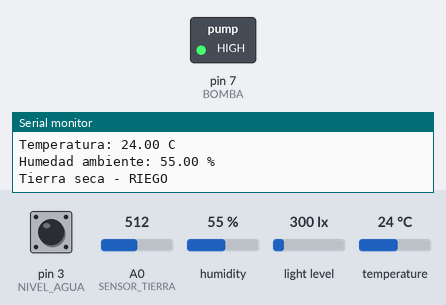
The sketch below on a simulated Arduino Uno, built with avr-gcc and run on an emulated ATmega328P. Parts: switched loads named in the sketch (green lamp = pin HIGH), the last lines printed to the serial monitor. Inputs (shaded band) come from the test bench; at power-on: A0 (SENSOR_TIERRA) = 512, pin 3 (NIVEL_AGUA) HIGH, humidity 55 %, light level 300 lx, temperature 24 °C.

Above: at 1.2 s.
1.3 s: A0 (SENSOR_TIERRA) set to 336
At 6.3 s:
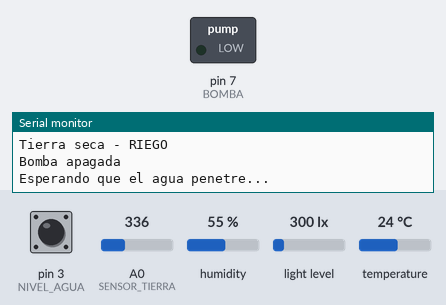
6.7 s: A0 (SENSOR_TIERRA) set to 300
Timing chart, 0 to 9.7 s (numbered marks = the images above; inputs shaded):
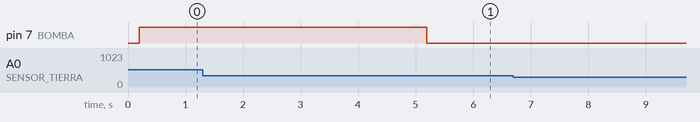

The sketch:

violeta_africana.ino
```cpp
/*
 * Smart Plant Bot - Perfil: Violeta africana (Saintpaulia ionantha)
 *
 * Basado en el sketch de prueba ya verificado en protoboard.
 * Mismos pines, misma calibracion, misma estructura.
 * Lo unico que cambia: los umbrales salen del perfil de la planta.
 *
 * Categoria hidrica: TROPICAL
 *   umbralRiego  45 %   -> riega cuando la humedad baja de 45 %
 *   dosisMs      5000 ms -> 5 segundos de bomba
 *   esperaHoras  24 h    -> no vuelve a regar antes de 24 h
 *
 * IMPORTANTE para esta especie: el gotero tiene que descargar en el
 * sustrato, NUNCA sobre la roseta. El agua sobre la hoja pilosa mancha
 * y favorece pudricion de corona.
 */

#include <Wire.h>
#include <BH1750.h>
#include "DHT.h"

#define DHTPIN 2
#define DHTTYPE DHT22

const int SENSOR_TIERRA = A0;
const int NIVEL_AGUA = 3;
const int BOMBA = 7;

DHT dht(DHTPIN, DHTTYPE);
BH1750 sensorLuz;

// Calibracion que obtuvimos (lecturas crudas del ADC)
const int TIERRA_SECA = 350;    // 0 % de humedad
const int TIERRA_HUMEDA = 280;  // 100 % de humedad

// ---- Perfil de la Violeta africana ----
const int UMBRAL_RIEGO = 45;                          // %
const unsigned long TIEMPO_RIEGO = 5000;              // 5 s
const unsigned long TIEMPO_ESPERA = 24UL * 60UL * 60UL * 1000UL;  // 24 h

// Tope duro de seguridad: la bomba no puede estar encendida mas que
// esto en un mismo riego, pase lo que pase con el resto de la logica.
const unsigned long DOSIS_MAXIMA = 10000;  // 10 s

unsigned long ultimoRiego = 0;
bool yaRego = false;  // false = todavia no rego nunca, puede regar ya

// Convierte la lectura cruda del ADC a porcentaje 0-100.
// El sensor es capacitivo: cuanto mas humedo, MENOR la lectura.
int humedadPorcentaje(int crudo) {
  long pct = map(crudo, TIERRA_SECA, TIERRA_HUMEDA, 0, 100);
  return constrain(pct, 0, 100);
}

// Espera sin bloquear el puerto serie: sigue imprimiendo lecturas
// mientras pasa el tiempo, en vez de quedarse mudo 24 horas.
bool esperaCumplida() {
  if (!yaRego) return true;
  return (millis() - ultimoRiego) >= TIEMPO_ESPERA;
}

// Riega en pasos cortos revisando el flotador entre uno y otro, y con
// un tope duro de tiempo. Asi la bomba no puede quedarse encendida:
// si el deposito se vacia a mitad del riego, corta al instante en vez
// de seguir girando en seco, que es lo que la quema.
void regar(unsigned long dosisMs) {
  if (dosisMs > DOSIS_MAXIMA) dosisMs = DOSIS_MAXIMA;

  unsigned long inicio = millis();

  digitalWrite(BOMBA, HIGH);

  while (millis() - inicio < dosisMs) {
    if (digitalRead(NIVEL_AGUA) == 0) {
      digitalWrite(BOMBA, LOW);
      Serial.println("CORTE - se acabo el agua durante el riego");
      return;
    }
    delay(50);
  }

  digitalWrite(BOMBA, LOW);
}

void setup() {
  Serial.begin(9600);

  pinMode(NIVEL_AGUA, INPUT_PULLUP);

  // El orden importa: primero se fija el valor bajo y recien despues
  // se declara el pin como salida. Al reves, el pin queda un instante
  // como salida en estado indefinido y la bomba puede dar un tiron en
  // el arranque.
  digitalWrite(BOMBA, LOW);
  pinMode(BOMBA, OUTPUT);
  digitalWrite(BOMBA, LOW);

  dht.begin();
  Wire.begin();
  sensorLuz.begin();

  Serial.println("Sistema iniciado");
  Serial.println("Planta: Violeta africana (Saintpaulia ionantha)");
  Serial.print("Riega bajo ");
  Serial.print(UMBRAL_RIEGO);
  Serial.print(" % | dosis ");
  Serial.print(TIEMPO_RIEGO / 1000);
  Serial.println(" s | espera 24 h");
}

void loop() {
  // Seguro de arranque de ciclo: fuera de la funcion regar() la bomba
  // siempre tiene que estar apagada. Si algo la dejo encendida, aca se
  // corta antes de hacer cualquier otra cosa.
  digitalWrite(BOMBA, LOW);

  int tierra = analogRead(SENSOR_TIERRA);
  int humedadTierra = humedadPorcentaje(tierra);
  int nivelAgua = digitalRead(NIVEL_AGUA);

  float temperatura = dht.readTemperature();
  float humedadAmbiente = dht.readHumidity();
  float luz = sensorLuz.readLightLevel();

  Serial.println("--------------------");

  Serial.print("Tierra: ");
  Serial.print(tierra);
  Serial.print(" (");
  Serial.print(humedadTierra);
  Serial.println(" %)");

  Serial.print("Nivel agua: ");
  Serial.println(nivelAgua);

  Serial.print("Luz: ");
  Serial.print(luz);
  Serial.println(" lux");

  if (!isnan(temperatura) && !isnan(humedadAmbiente)) {
    Serial.print("Temperatura: ");
    Serial.print(temperatura);
    Serial.println(" C");

    Serial.print("Humedad ambiente: ");
    Serial.print(humedadAmbiente);
    Serial.println(" %");
  }

  // SIN AGUA
  if (nivelAgua == 0) {
    digitalWrite(BOMBA, LOW);
    Serial.println("BOMBA APAGADA - No hay agua");

    delay(2000);
    return;
  }

  // TIERRA SECA
  if (humedadTierra <= UMBRAL_RIEGO) {

    if (!esperaCumplida()) {
      unsigned long restanMin = (TIEMPO_ESPERA - (millis() - ultimoRiego)) / 60000UL;
      Serial.print("Tierra seca pero en espera - faltan ");
      Serial.print(restanMin);
      Serial.println(" min");

      delay(5000);
      return;
    }

    Serial.println("Tierra seca - RIEGO");

    regar(TIEMPO_RIEGO);

    ultimoRiego = millis();
    yaRego = true;

    Serial.println("Bomba apagada");
    Serial.println("Esperando que el agua penetre...");

    delay(5000);
  }

  // TIERRA CON SUFICIENTE HUMEDAD
  else {
    digitalWrite(BOMBA, LOW);

    Serial.println("Humedad suficiente - No necesita agua");

    delay(2000);
  }
}
```
